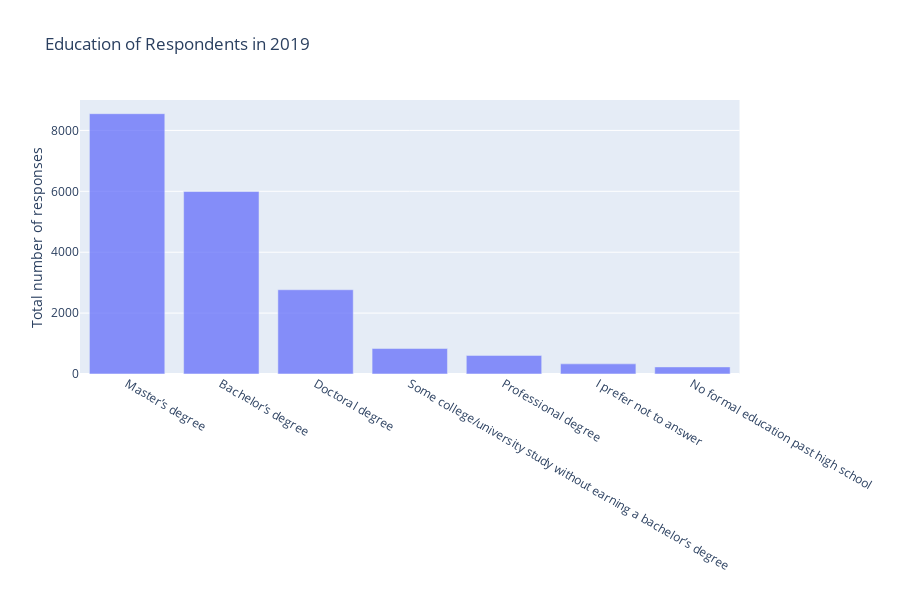

The notebook cell saved with this chart:
### Code cell
df_test = pd.DataFrame({'count' : df_2019.groupby([ "Q4"] ).size()}).reset_index().sort_values(by = 'count', ascending = False)
df_test.head()

fig = px.bar(df_test, x = 'Q4', y = 'count', title= 'Education of Respondents in 2019',
            labels={'Q4':'', 'count':'Total number of responses'},
            opacity = OPACITY)
fig.show()

### Figure 1 — Plotly figure (JSON) as saved in the notebook; plotly's stock layout.template omitted (floating-point values rounded to 4 significant figures)
{"data": [{"alignmentgroup": "True", "hoverlabel": {"namelength": 0}, "hovertemplate": "=%{x}<br>Total number of responses=%{y}", "legendgroup": "", "marker": {"color": "#636efa", "opacity": 0.75}, "name": "", "offsetgroup": "", "orientation": "v", "showlegend": false, "textposition": "auto", "type": "bar", "x": ["Master’s degree", "Bachelor’s degree", "Doctoral degree", "Some college/university study without earning a bachelor’s degree", "Professional degree", "I prefer not to answer", "No formal education past high school"], "xaxis": "x", "y": [8549, 5993, 2767, 837, 611, 333, 233], "yaxis": "y"}], "layout": {"barmode": "relative", "height": 600, "legend": {"tracegroupgap": 0}, "title": {"text": "Education of Respondents in 2019"}, "xaxis": {"anchor": "y", "domain": [0, 0.98], "title": {"text": ""}}, "yaxis": {"anchor": "x", "domain": [0, 1], "title": {"text": "Total number of responses"}}}}
